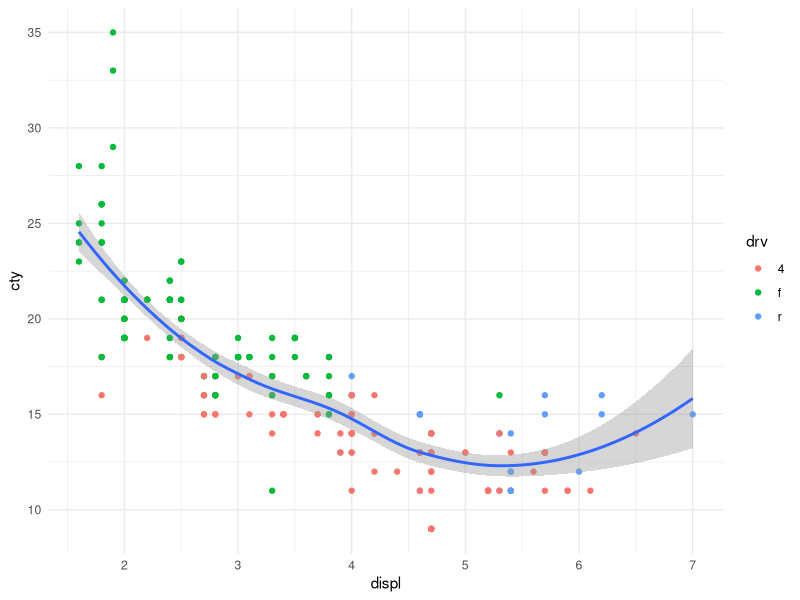

Generate this figure with R:
## ---- chunk 1
knitr::opts_chunk$set(echo = FALSE)
library(tidyverse)
## ---- chunk 2

ggplot(mpg, aes(displ, cty))+
  geom_point(aes(color=drv))+
  geom_smooth()+
  theme_minimal()


